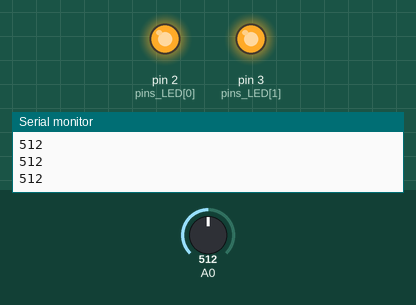
The sketch below on a simulated Arduino Uno, built with avr-gcc and run on an emulated ATmega328P. Parts: output pins drawn as LEDs (lit = HIGH), the last lines printed to the serial monitor. Dashed ring = blinking. Inputs (shaded band) come from the test bench; at power-on: A0 = 512.

Above: at 1.2 s.
1.3 s: A0 set to 0
At 3.4 s:
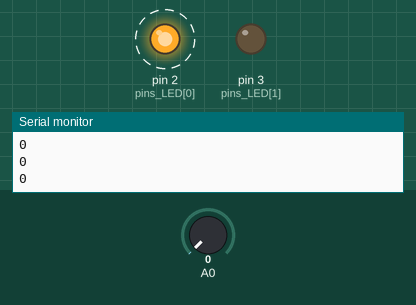
4.3 s: A0 set to 511
At 5.6 s:
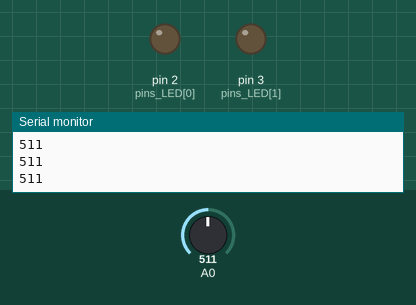
6.5 s: A0 set to 306
At 9.0 s:
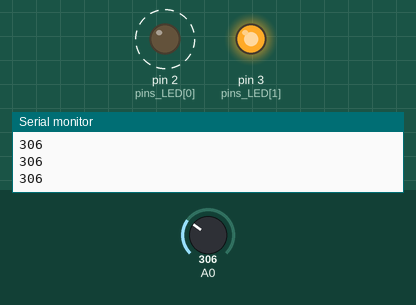
9.5 s: A0 set to 122
Timing chart, 0 to 13.5 s (numbered marks = the images above; inputs shaded):
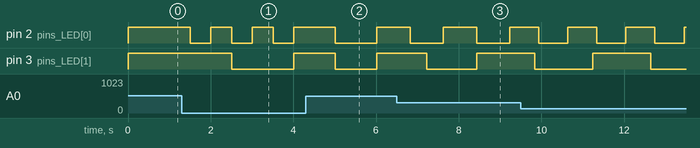

The sketch:

HW6.ino
```cpp
unsigned long time_previous_arr[2], time_current;
boolean LED_state[2] = {false, false};
int pins_LED[2] = {2,3}, interval_arr[2];

void setup() {
  pinMode(A0, INPUT);
  for (int i = 0; i < 2; i++)
  {
    pinMode(pins_LED[i], OUTPUT);
    digitalWrite(pins_LED[i], LED_state);
    time_previous_arr[i] = millis();
  }
  Serial.begin(9600);
}

void loop() {

  int adc = analogRead(A0);
  Serial.println(adc);
  delay(100);
  //interval = map(adc, 0, 1023, 500, 1500)
  interval_arr[0] = map(adc, 0, 1023, 500, 1500);
  interval_arr[1] = map(adc, 0, 1023, 1500, 500);

  time_current = millis();
  for (int i = 0; i < 2; i++)
  {
    if (time_current - time_previous_arr[i] >= interval_arr[i]) {
      time_previous_arr[i] = time_current;
      LED_state[i] = !LED_state[i];
      digitalWrite(pins_LED[i], LED_state[i]);
    }
  }

}
```

Measured:
- after the input at 4.3 s, pin 3 (pins_LED[1]): HIGH → LOW after 0.72 s instead of 1.2 s
- by itself, pin 2 (pins_LED[0]): alternates HIGH for 0.70 s and LOW for 0.70 s
